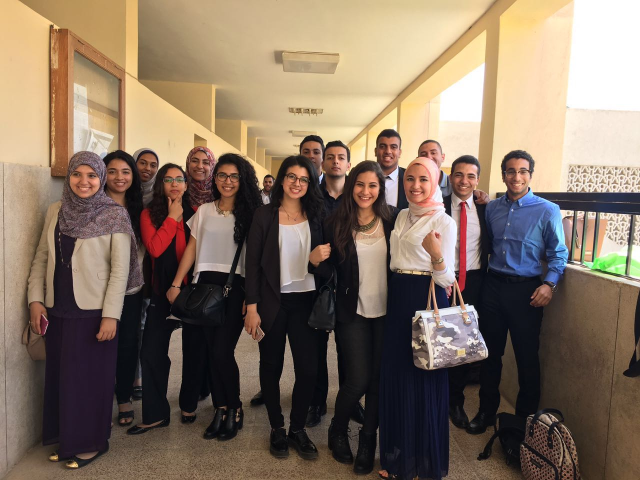
#> input picture IMG_5403.JPG, 1280 x 960 px (shown at 1/2 size)
$ python -i appliedfunctions.py   (imports and definitions only)
#> lines starting #> are read from the running program, lines starting #| are printed output that depends on the picture
#> further down, picture is the input picture: shape (960, 1280, 3); mean B, G, R 96.6, 112.8, 130.6
from commonfunctions import *
from skimage.filters import gaussian
from skimage.color import rgb2ycbcr
from skimage.color import rgb2yuv
from skimage.transform import resize
import numpy as np
import math
from skimage.morphology import binary_erosion, binary_dilation
from skimage import exposure
import cv2
from skimage.filters import threshold_otsu
from skimage.transform import rotate


######################################################################################################
######################################################################################################
######################################################################################################

def erode(img, window_size, origin_position):
    new_img = np.ones((img.shape[0], img.shape[1]))
    for i in range(origin_position[0], img.shape[0] - window_size[0] + origin_position[0]):
        for j in range(origin_position[1], img.shape[1] - window_size[1] + origin_position[1]):
            x_start = i-origin_position[0]
            y_start = j-origin_position[1]
            mini = 256
            for x in range( x_start , x_start + window_size[0]):
                for y in range( y_start, y_start + window_size[1]):
                    if img[x][y] < mini:
                        mini = img[x][y]

            if(x_start + window_size[0]+1 < img.shape[0] and img[x_start + window_size[0]+1][y_start]<mini):
                mini = img[x_start + window_size[0]+1][y_start]
            if(y_start + window_size[1]+1 < img.shape[1] and img[x_start ][y_start+ window_size[1]+1]<mini):
                mini = img[x_start ][y_start+ window_size[1]+1]

            if(x_start + window_size[0]-1 > 0 and img[x_start + window_size[0]-1][y_start]<mini):
                mini = img[x_start + window_size[0]-1][y_start]
            if(y_start + window_size[1]-1 > 0 and img[x_start ][y_start+ window_size[1]-1]<mini):
                mini = img[x_start ][y_start+ window_size[1]-1]

            new_img[i,j] = mini
    return new_img


# [14 lines left out: function erodesmall, not called in this run]


def dilate(img, window_size, origin_position):
    new_img = np.ones((img.shape[0], img.shape[1]))
    for i in range(origin_position[0], img.shape[0] - window_size[0] + origin_position[0]):
        for j in range(origin_position[1], img.shape[1] - window_size[1] + origin_position[1]):
            x_start = i-origin_position[0]
            y_start = j-origin_position[1]
            maxi = -1
            for x in range( x_start , x_start + window_size[0]):
                for y in range( y_start, y_start + window_size[1]):
                    if img[x][y] > maxi:
                        maxi = img[x][y]
            if(x_start + window_size[0]+1 < img.shape[0] and img[x_start + window_size[0]+1][y_start]>maxi):
                maxi = img[x_start + window_size[0]+1][y_start]
            if(y_start + window_size[1]+1 < img.shape[1] and img[x_start ][y_start+ window_size[1]+1]>maxi):
                   maxi = img[x_start ][y_start+ window_size[1]+1]

            if(x_start + window_size[0]-1 > 0 and img[x_start + window_size[0]-1][y_start]>maxi):
                maxi = img[x_start + window_size[0]-1][y_start]
            if(y_start + window_size[1]-1 > 0 and img[x_start ][y_start+ window_size[1]-1]>maxi):
                maxi = img[x_start ][y_start+ window_size[1]-1]
            new_img[i,j] = maxi
    return new_img


# [204 lines left out: functions distance, sunglassesfilter2, sunglassesfilter, hatfilter, clown_nose_filter, mouth_filter and 2 more, not called in this run]

def geteyemap(img):
        ycbcr_image = rgb2ycbcr(img).astype('uint8')
#> ycbcr_image: shape (960, 1280, 3); mean of channels 0, 1, 2 109.9, 137.7, 119.1
        y = ycbcr_image[:,:,0]
        cb = ycbcr_image[:,:,1]
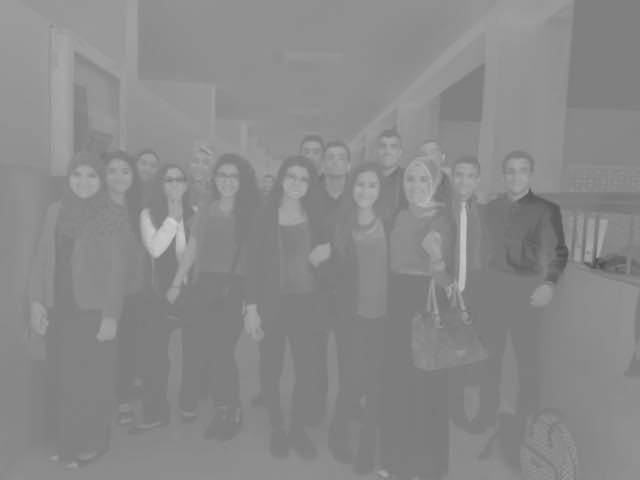
#> cb: shape (960, 1280) (shown at 1/2 size); min 75, max 206, mean 137.7
        cr = ycbcr_image[:,:,2]
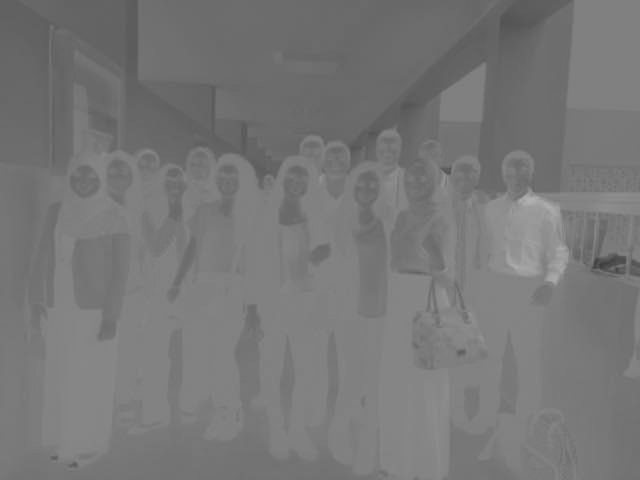
#> cr: shape (960, 1280) (shown at 1/2 size); min 58, max 181, mean 119.1

        chromamap= 1/3 *((cb/cr) + cb**2 + (1-cr)**2)
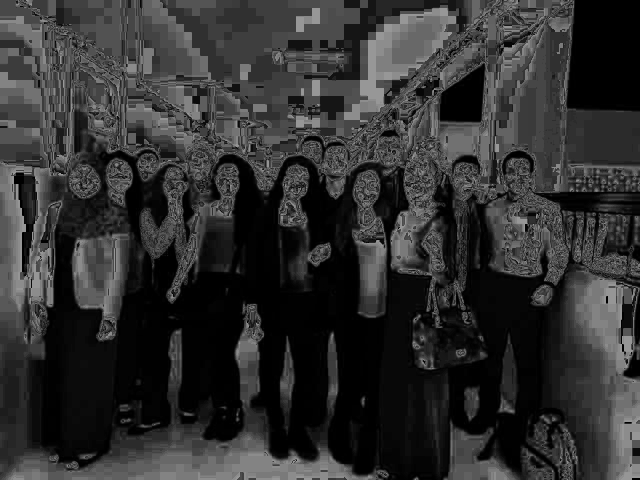
#> chromamap: shape (960, 1280) float64 (shown at 1/2 size); min 0.181, max 159.5, mean 48.9

        newchromamap = exposure.equalize_hist(chromamap)
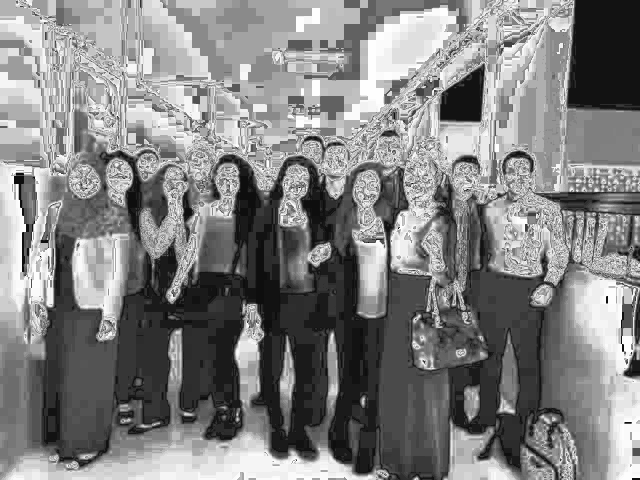
#> newchromamap: shape (960, 1280) float64 (shown at 1/2 size); min 0.0584, max 1, mean 0.51

        windowsize=[3,3]
        orgin=[1,1]
        ydilate= dilate(y,windowsize,orgin)
#> after the loop in dilate, `for i in range(origin_position[0], img.shape[0] - window_size[0] + ori..`:
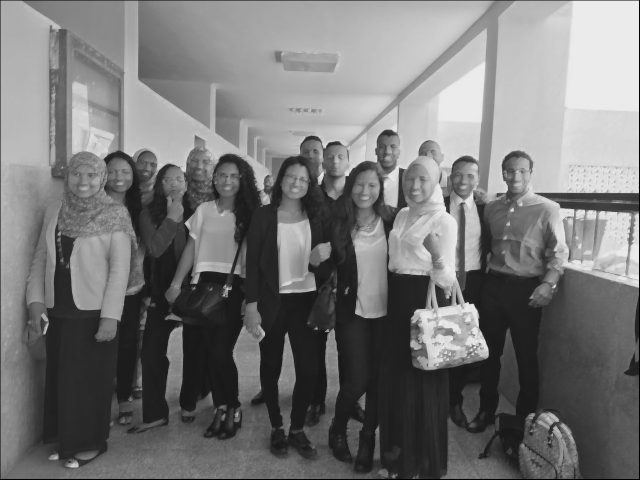
#> new_img: shape (960, 1280) float64 (shown at 1/2 size); min 1, max 235, mean 118.3
        yerode= erode(y,windowsize,orgin)
#> after the loop in erode, `for i in range(origin_position[0], img.shape[0] - window_size[0] + ori..`:
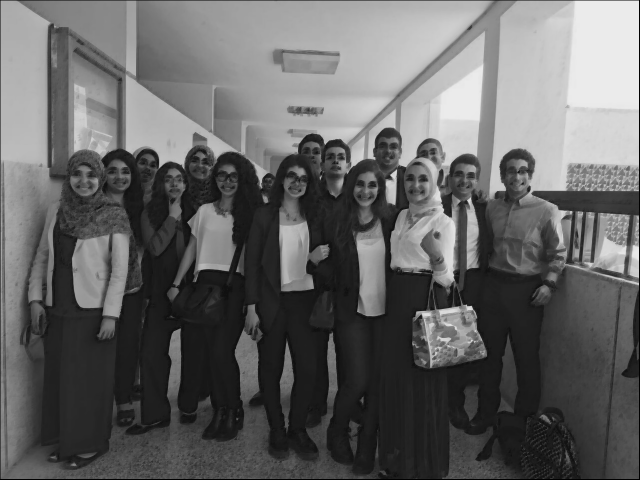
#> new_img: shape (960, 1280) float64 (shown at 1/2 size); min 1, max 235, mean 100

        lumamap = ydilate / (yerode+1)
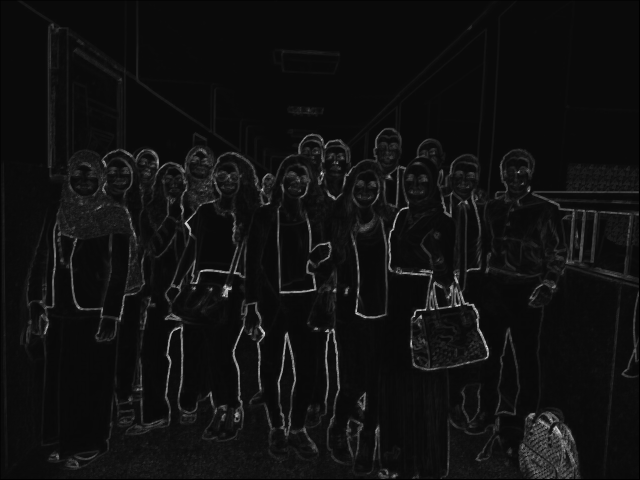
#> lumamap: shape (960, 1280) float64 (shown at 1/2 size); min 0.5, max 12.94, mean 1.35; drawn with min black and max white


        eyemap =(1-newchromamap)+lumamap
        return eyemap

# [20 lines left out: functions getnose, getmouth, not called in this run]
'''
def skinsegmentation(imgRGB,imgHSV,imgYCbCr):
    ##RGB
    R = imgRGB[:,:,0]
    G = imgRGB[:,:,1]
    B = imgRGB[:,:,2]
    ##HSV
    H = imgHSV[:,:,0]
    S = imgHSV[:,:,1]
    V = imgHSV[:,:,2]
    ##YCbCr
    y = imgYCbCr[:,:,0]
    cb = imgYCbCr[:,:,1]
    cr = imgYCbCr[:,:,2]

    (R>50) && (G>40) && (B>20) && [max{max(R,G),B}– min{min(R,G),B}]>10) && (R – G >= 10) && (R>G) && (R>B)
    Rmax=np.max(R)
    Gmax=np.max(G)
    Bmax=np.max(B)
    eq1=imgRGB[R>50 and G>40 and B>20 and ]

'''
######################################################################################################
######################################################################################################
######################################################################################################

>>> import cv2
>>> picture = cv2.imread('IMG_5403.JPG')
>>> result = geteyemap(picture)
